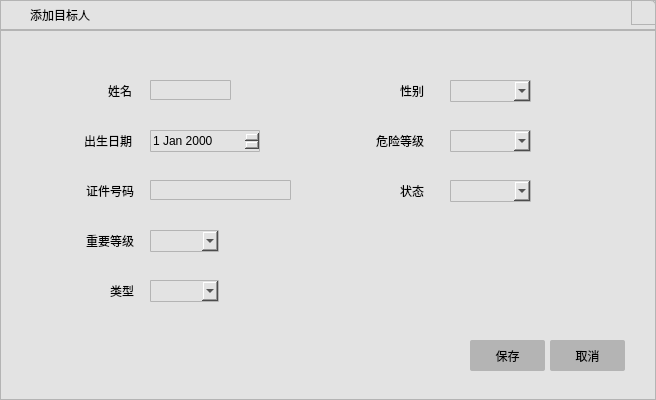
<?xml version="1.0" encoding="UTF-8"?>
<ui version="4.0">
 <class>AddTargetPerson</class>
 <widget class="QWidget" name="AddTargetPerson">
  <property name="geometry">
   <rect>
    <x>0</x>
    <y>0</y>
    <width>656</width>
    <height>400</height>
   </rect>
  </property>
  <property name="windowTitle">
   <string>Form</string>
  </property>
  <property name="styleSheet">
   <string notr="true">background-color: rgb(227, 227, 227);
border:1px solid rgb(180,180,180);
border-radius:5px;</string>
  </property>
  <layout class="QVBoxLayout" name="verticalLayout">
   <property name="spacing">
    <number>0</number>
   </property>
   <property name="leftMargin">
    <number>0</number>
   </property>
   <property name="topMargin">
    <number>0</number>
   </property>
   <property name="rightMargin">
    <number>0</number>
   </property>
   <property name="bottomMargin">
    <number>0</number>
   </property>
   <item>
    <widget class="QWidget" name="widget" native="true">
     <property name="minimumSize">
      <size>
       <width>0</width>
       <height>30</height>
      </size>
     </property>
     <property name="maximumSize">
      <size>
       <width>16777215</width>
       <height>30</height>
      </size>
     </property>
     <property name="styleSheet">
      <string notr="true">border-radius:0px</string>
     </property>
     <widget class="QLabel" name="label">
      <property name="geometry">
       <rect>
        <x>20</x>
        <y>7</y>
        <width>80</width>
        <height>16</height>
       </rect>
      </property>
      <property name="sizePolicy">
       <sizepolicy hsizetype="Preferred" vsizetype="Fixed">
        <horstretch>0</horstretch>
        <verstretch>0</verstretch>
       </sizepolicy>
      </property>
      <property name="styleSheet">
       <string notr="true">font: 11pt &quot;黑体&quot;;
border:none</string>
      </property>
      <property name="text">
       <string>添加目标人</string>
      </property>
      <property name="alignment">
       <set>Qt::AlignCenter</set>
      </property>
     </widget>
     <widget class="QPushButton" name="m_btnClose">
      <property name="geometry">
       <rect>
        <x>631</x>
        <y>0</y>
        <width>25</width>
        <height>25</height>
       </rect>
      </property>
      <property name="minimumSize">
       <size>
        <width>25</width>
        <height>25</height>
       </size>
      </property>
      <property name="maximumSize">
       <size>
        <width>25</width>
        <height>25</height>
       </size>
      </property>
      <property name="styleSheet">
       <string notr="true">border-top-right-radius:5px;
border-top-left-radius:0px;
border-bottom-right-radius:0px;
border-bottom-left-radius:px;</string>
      </property>
      <property name="text">
       <string/>
      </property>
     </widget>
    </widget>
   </item>
   <item>
    <widget class="QWidget" name="widget_2" native="true">
     <property name="styleSheet">
      <string notr="true">border-radius:0px</string>
     </property>
     <widget class="QLabel" name="label_2">
      <property name="geometry">
       <rect>
        <x>61</x>
        <y>100</y>
        <width>71</width>
        <height>21</height>
       </rect>
      </property>
      <property name="styleSheet">
       <string notr="true">border:none;
font: 11pt &quot;黑体&quot;;</string>
      </property>
      <property name="text">
       <string>出生日期</string>
      </property>
      <property name="alignment">
       <set>Qt::AlignRight|Qt::AlignTrailing|Qt::AlignVCenter</set>
      </property>
     </widget>
     <widget class="QLabel" name="label_3">
      <property name="geometry">
       <rect>
        <x>70</x>
        <y>50</y>
        <width>62</width>
        <height>21</height>
       </rect>
      </property>
      <property name="layoutDirection">
       <enum>Qt::LeftToRight</enum>
      </property>
      <property name="styleSheet">
       <string notr="true">border:none;
font: 11pt &quot;黑体&quot;;</string>
      </property>
      <property name="text">
       <string>姓名</string>
      </property>
      <property name="alignment">
       <set>Qt::AlignRight|Qt::AlignTrailing|Qt::AlignVCenter</set>
      </property>
     </widget>
     <widget class="QLabel" name="label_4">
      <property name="geometry">
       <rect>
        <x>43</x>
        <y>150</y>
        <width>91</width>
        <height>21</height>
       </rect>
      </property>
      <property name="styleSheet">
       <string notr="true">border:none;
font: 11pt &quot;黑体&quot;;</string>
      </property>
      <property name="text">
       <string>证件号码</string>
      </property>
      <property name="alignment">
       <set>Qt::AlignRight|Qt::AlignTrailing|Qt::AlignVCenter</set>
      </property>
     </widget>
     <widget class="QLabel" name="label_5">
      <property name="geometry">
       <rect>
        <x>53</x>
        <y>200</y>
        <width>81</width>
        <height>21</height>
       </rect>
      </property>
      <property name="styleSheet">
       <string notr="true">border:none;
font: 11pt &quot;黑体&quot;;</string>
      </property>
      <property name="text">
       <string>重要等级</string>
      </property>
      <property name="alignment">
       <set>Qt::AlignRight|Qt::AlignTrailing|Qt::AlignVCenter</set>
      </property>
     </widget>
     <widget class="QLabel" name="label_6">
      <property name="geometry">
       <rect>
        <x>53</x>
        <y>250</y>
        <width>81</width>
        <height>21</height>
       </rect>
      </property>
      <property name="styleSheet">
       <string notr="true">border:none;
font: 11pt &quot;黑体&quot;;</string>
      </property>
      <property name="text">
       <string>类型</string>
      </property>
      <property name="alignment">
       <set>Qt::AlignRight|Qt::AlignTrailing|Qt::AlignVCenter</set>
      </property>
     </widget>
     <widget class="QLabel" name="label_7">
      <property name="geometry">
       <rect>
        <x>353</x>
        <y>50</y>
        <width>71</width>
        <height>21</height>
       </rect>
      </property>
      <property name="styleSheet">
       <string notr="true">border:none;
font: 11pt &quot;黑体&quot;;</string>
      </property>
      <property name="text">
       <string>性别</string>
      </property>
      <property name="alignment">
       <set>Qt::AlignRight|Qt::AlignTrailing|Qt::AlignVCenter</set>
      </property>
     </widget>
     <widget class="QLabel" name="label_8">
      <property name="geometry">
       <rect>
        <x>353</x>
        <y>100</y>
        <width>71</width>
        <height>21</height>
       </rect>
      </property>
      <property name="styleSheet">
       <string notr="true">border:none;
font: 11pt &quot;黑体&quot;;</string>
      </property>
      <property name="text">
       <string>危险等级</string>
      </property>
      <property name="alignment">
       <set>Qt::AlignRight|Qt::AlignTrailing|Qt::AlignVCenter</set>
      </property>
     </widget>
     <widget class="QLabel" name="label_9">
      <property name="geometry">
       <rect>
        <x>353</x>
        <y>150</y>
        <width>71</width>
        <height>21</height>
       </rect>
      </property>
      <property name="styleSheet">
       <string notr="true">border:none;
font: 11pt &quot;黑体&quot;;</string>
      </property>
      <property name="text">
       <string>状态</string>
      </property>
      <property name="alignment">
       <set>Qt::AlignRight|Qt::AlignTrailing|Qt::AlignVCenter</set>
      </property>
     </widget>
     <widget class="QLineEdit" name="lineEdit">
      <property name="geometry">
       <rect>
        <x>150</x>
        <y>50</y>
        <width>81</width>
        <height>20</height>
       </rect>
      </property>
      <property name="styleSheet">
       <string notr="true">border-radius:1px</string>
      </property>
     </widget>
     <widget class="QDateEdit" name="dateEdit">
      <property name="geometry">
       <rect>
        <x>150</x>
        <y>100</y>
        <width>110</width>
        <height>22</height>
       </rect>
      </property>
      <property name="styleSheet">
       <string notr="true">border-radius:1px</string>
      </property>
     </widget>
     <widget class="QLineEdit" name="lineEdit_2">
      <property name="geometry">
       <rect>
        <x>150</x>
        <y>150</y>
        <width>141</width>
        <height>20</height>
       </rect>
      </property>
      <property name="styleSheet">
       <string notr="true">border-radius:1px</string>
      </property>
     </widget>
     <widget class="QComboBox" name="comboBox">
      <property name="geometry">
       <rect>
        <x>150</x>
        <y>200</y>
        <width>69</width>
        <height>22</height>
       </rect>
      </property>
      <property name="styleSheet">
       <string notr="true">border-radius:1px</string>
      </property>
     </widget>
     <widget class="QComboBox" name="comboBox_2">
      <property name="geometry">
       <rect>
        <x>150</x>
        <y>250</y>
        <width>69</width>
        <height>22</height>
       </rect>
      </property>
      <property name="styleSheet">
       <string notr="true">border-radius:1px</string>
      </property>
     </widget>
     <widget class="QComboBox" name="comboBox_3">
      <property name="geometry">
       <rect>
        <x>450</x>
        <y>50</y>
        <width>81</width>
        <height>22</height>
       </rect>
      </property>
      <property name="styleSheet">
       <string notr="true">border-radius:1px</string>
      </property>
     </widget>
     <widget class="QComboBox" name="comboBox_4">
      <property name="geometry">
       <rect>
        <x>450</x>
        <y>100</y>
        <width>81</width>
        <height>22</height>
       </rect>
      </property>
      <property name="styleSheet">
       <string notr="true">border-radius:1px</string>
      </property>
     </widget>
     <widget class="QComboBox" name="comboBox_5">
      <property name="geometry">
       <rect>
        <x>450</x>
        <y>150</y>
        <width>81</width>
        <height>22</height>
       </rect>
      </property>
      <property name="styleSheet">
       <string notr="true">border-radius:1px</string>
      </property>
     </widget>
     <widget class="QPushButton" name="m_btnSave">
      <property name="geometry">
       <rect>
        <x>470</x>
        <y>310</y>
        <width>75</width>
        <height>31</height>
       </rect>
      </property>
      <property name="styleSheet">
       <string notr="true">font: 14pt &quot;黑体&quot;;
border: none;
border-radius: 2px;
background-color:rgb(180,180,180)</string>
      </property>
      <property name="text">
       <string>保存</string>
      </property>
     </widget>
     <widget class="QPushButton" name="m_btnCancel">
      <property name="geometry">
       <rect>
        <x>550</x>
        <y>310</y>
        <width>75</width>
        <height>31</height>
       </rect>
      </property>
      <property name="styleSheet">
       <string notr="true">font: 14pt &quot;黑体&quot;;
border: none;
border-radius: 2px;
background-color:rgb(180,180,180)</string>
      </property>
      <property name="text">
       <string>取消</string>
      </property>
     </widget>
    </widget>
   </item>
  </layout>
 </widget>
 <resources/>
 <connections/>
</ui>
